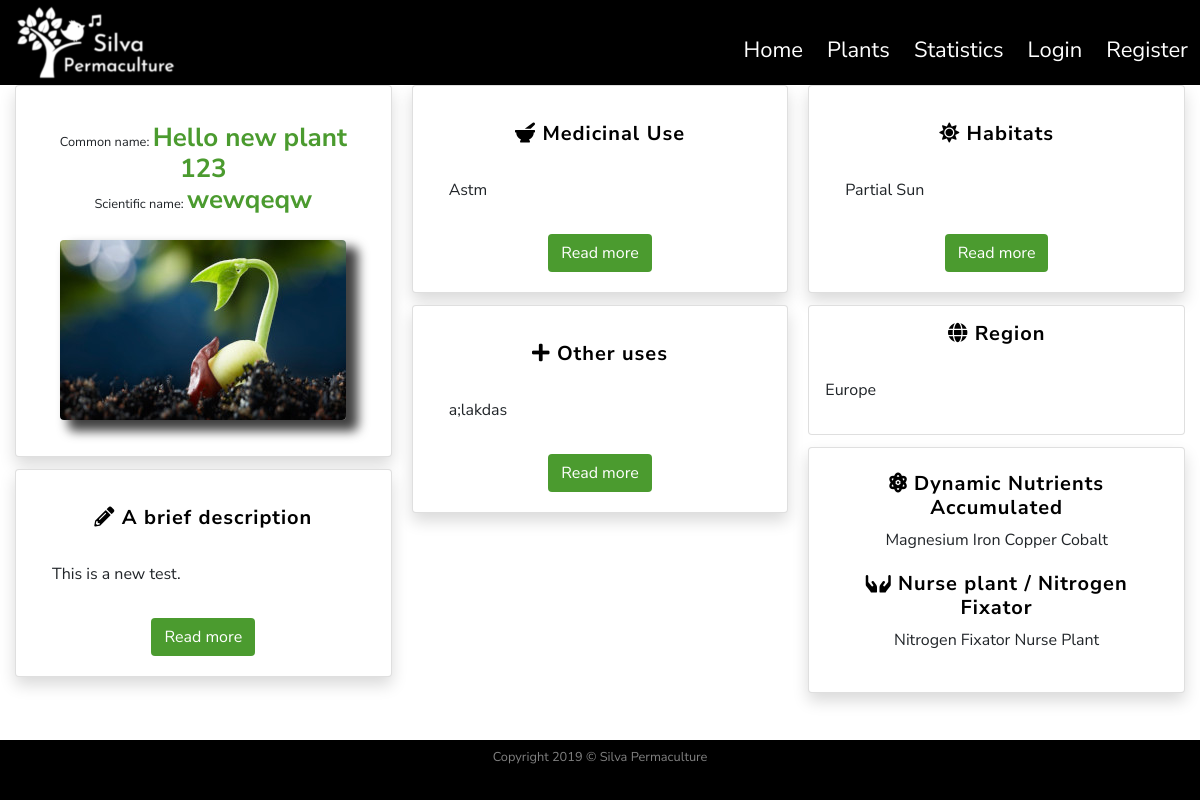
The page /plants/8 on the database its author committed.
### silvapermaculture/models.py (models this page shows, shortened)
class SearchitMixin(object):
    @classmethod
    def search(cls, expression, page, per_page):
        ids, total = search_index(cls.__tablename__, expression, page, per_page)
        if total == 0:
            return cls.query.filter_by(id=0), 0
        when = []
        for i in range(len(ids)):
            when.append((ids[i],i))
        return cls.query.filter(cls.id.in_(ids)).order_by(
            db.case(when, value=cls.id)), total

class Plants(SearchitMixin, db.Model):
    __searchit__ = ['common_name', 'botanical_name', 'medicinal', 'region']
    id = db.Column(db.Integer, primary_key=True)
    common_name = db.Column(db.String(40), nullable=False)
    botanical_name = db.Column(db.String(80), unique=True, nullable=False)
    short_description = db.Column(db.Text, nullable=False)
    medicinal = db.Column(db.Text, nullable=False)
    other_uses = db.Column(db.Text, nullable=False)
    habitats = db.Column(db.Text, nullable=False)
    region = db.Column(db.Text, nullable=False)
    image_file = db.Column(db.String(20), default='default_plant_pic.jpg')
    date_added = db.Column(db.DateTime, nullable=False, default=datetime.utcnow)
    user_id = db.Column(db.Integer, db.ForeignKey('user.id'), nullable=False)
    dna = db.relationship('DNA', secondary = plants_dna_table)  # Dynamic_Nutrient_Accumulated
    nfn = db.relationship('NFN', secondary = plants_nfn_table)  # Nitrogen_Fixers_Nursing

class DNA(SearchitMixin, db.Model):
    __searchit__ = ['element']
    id = db.Column(db.Integer, primary_key=True)
    element = db.Column(db.String(15))
    def __repr__(self):
        return '{}'.format(self.element)

class NFN(SearchitMixin, db.Model):
    __searchit__ = ['plant_extra']
    id = db.Column(db.Integer, primary_key=True)
    plant_extra = db.Column(db.String(40))
    def __repr__(self):
        return '{}'.format(self.plant_extra)

### silvapermaculture/plants/routes.py (the view)
@plants.route("/plants/<int:plant_id>")
def plant(plant_id):
    plant = Plants.query.get_or_404(plant_id)
    return render_template('plant.html', title=plant.common_name, plant=plant)

### silvapermaculture/templates/plant.html (shortened to what this page needs)
{% extends "layout.html" %}
    {% block content %}
        <div class="row">
            <div class="col-12">
                <div class="card-columns">
           <div class="card shadow text-center">
            <div class="card-body">
              <h1 class="my-2 py-2 text-center small">Common name: <span class="titles">{{ plant.common_name }}</span><br/>
                Scientific name: <span class="titles">{{ plant.botanical_name }} </span></h1>
              <img class="img-fluid rounded my-3 d-block mx-auto" id="plantShadow" src="{{ url_for('static', filename='img/plants/' + plant.image_file) }}"  alt="Default plant image"/>
            </div>
          </div>
          <div class="card shadow text-center">
            <div class="card-body">
              <h3 class="my-3 infoPlantHeadings"><i class="fas fa-pencil-alt"></i> A brief description </h3>
              <p class="text-justify p-3">{{ plant.short_description|truncate(100, true, "...") }}</p>
                    <button type="button" class="btn btn-readmore" data-toggle="modal" data-target="#briefDescription">
                      Read more
                    </button>
            </div>
          </div>
          <div class="card shadow text-center">
                <div class="card-body">
                    <h3 class="my-3 infoPlantHeadings"><i class="fas fa-mortar-pestle"></i> Medicinal Use</h3>
                    <p class="text-justify p-3">{{ plant.medicinal|truncate(100, true, "...") }}</p>
                    <button type="button" class="btn btn-readmore" data-toggle="modal" data-target="#Medicinal">
                      Read more
                    </button>
                </div>
          </div>
          <div class="card shadow text-center">
            <div class="card-body">
              <h3 class="my-3 infoPlantHeadings"><i class="fas fa-plus"></i> Other uses</h3>
              <p class="text-justify p-3">{{ plant.other_uses|truncate(100, true, "...") }}</p>
                    <button type="button" class="btn btn-readmore" data-toggle="modal" data-target="#otherUses">
                      Read more
                    </button>
            </div>
          </div>
          <div class="card shadow text-center">
            <div class="card-body">
              <h3 class="my-3 infoPlantHeadings"><i class="fas fa-sun"></i> Habitats</h3>
              <p class="text-justify p-3">{{ plant.habitats|truncate(100, true, "...") }}</p>
                    <button type="button" class="btn btn-readmore" data-toggle="modal" data-target="#Habitats">
                      Read more
                    </button>
            </div>
          </div>
          <div class="card text-center">
            <h3 class="my-3 infoPlantHeadings"><i class="fas fa-globe"></i> Region</h3>
             <p class="text-justify p-3">{{ plant.region }}</p>
          </div>
          <div class="card shadow text-center">
            <div class="card-body">
              <h3 class="my-1 infoPlantHeadings"><i class="fas fa-atom"></i> Dynamic Nutrients Accumulated</h3>
                    <p class="text-center p-1">
                        {% for element in plant.dna %}
                        {{ element }}
                        {% endfor %}
                    </p>
              <h3 class="my-1 infoPlantHeadings"><i class="fas fa-hands"></i> Nurse plant / Nitrogen Fixator</h3>
                    <p class="text-center p-1">
                        {% for extra in plant.nfn %}
                        {{ extra }}
                        {% endfor %}
                    </p>
            </div>
          </div>
        </div>
            </div>
        </div>
        <div class="row">
            <div class="col-12">
                <div class="my-2 p-2">
                </div>
            </div>
        </div>
    {% endblock content %} #Jinja2 allows to put the name of the block here so to know which block is closing if we have multiple.

### silvapermaculture/static/css/style.css (style rules this page uses)
html, body { height: 100% }
body { font-family: 'Nunito Sans', sans-serif; font-size: 16px; display: flex; flex-direction: column; }
.titles { color: #4B9B2F; font-size:26px; font-weight: bold }
.btn-readmore, .btn-search { background-color: #4B9B2F; color:white; transition: all .6s }
#plantShadow { -webkit-box-shadow: 10px 9px 11px 2px rgba(0,0,0,0.75); -moz-box-shadow: 10px 9px 11px 2px rgba(0,0,0,0.75); box-shadow: 10px 9px 11px 2px rgba(0,0,0,0.75); }
.infoPlantHeadings { font-size: 20px; letter-spacing: 1px; font-weight: bold; color: black }
@media (min-width: 34em) { .card-columns { -webkit-column-count: 2; -moz-column-count: 2; column-count: 2; } }
@media (min-width: 48em) { .card-columns { -webkit-column-count: 2; -moz-column-count: 2; column-count: 2; } }
@media (min-width: 62em) { .card-columns { -webkit-column-count: 3; -moz-column-count: 3; column-count: 3; } }
@media (min-width: 75em) { .card-columns { -webkit-column-count: 3; -moz-column-count: 3; column-count: 3; } }

### rows shown on the page
Plants: common_name "Hello new plant 123", botanical_name "wewqeqw", image_file (placeholder picture), short_description "This is a new test.", medicinal "Astm", other_uses "a;lakdas", habitats "Partial Sun", region "Europe"
DNA: element "Magnesium"
DNA: element "Iron"
DNA: element "Copper"
DNA: element "Cobalt"
NFN: plant_extra "Nitrogen Fixator"
NFN: plant_extra "Nurse Plant"
